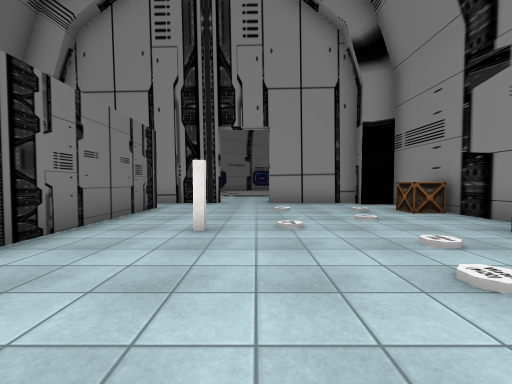
view 1 (above)

16 first-person views from a walk through a scene from a Unity 3-D project. The camera is 1.3 m above the floor, tilts 2° down and sees 90° across. The floor is counted in squares, 2 m on a side. Each view is taken from the middle of a square. On the plan, view 1 faces up. The plan holds only what a view shows up to about 9 squares ahead; the rest is blank. The place goes on beyond the plan. Door leaves are left out, so doorways stand open. Some surface patterns are stand-ins.

view 2
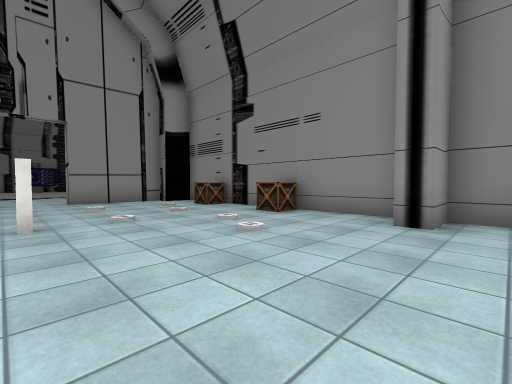

view 3
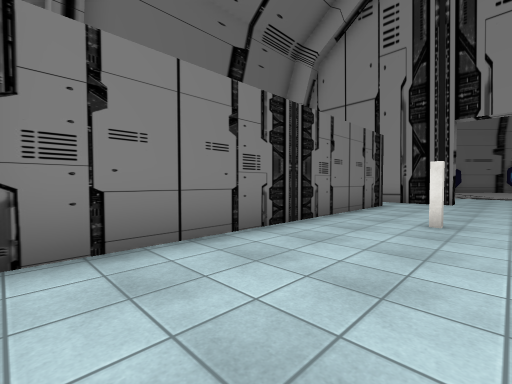

view 4
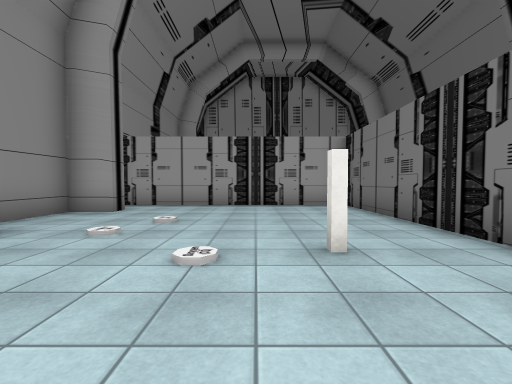

view 5
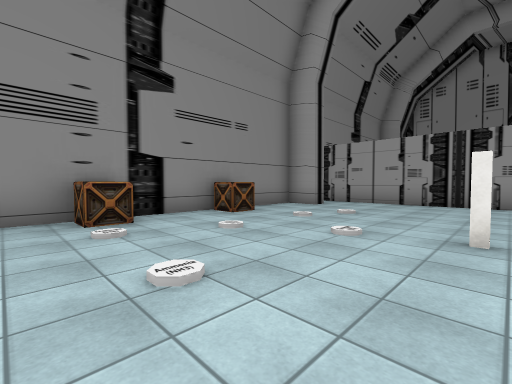

view 6
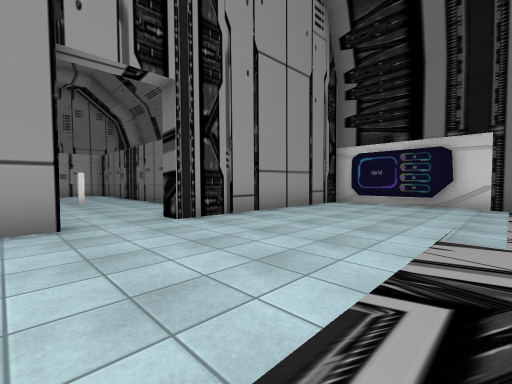

view 7
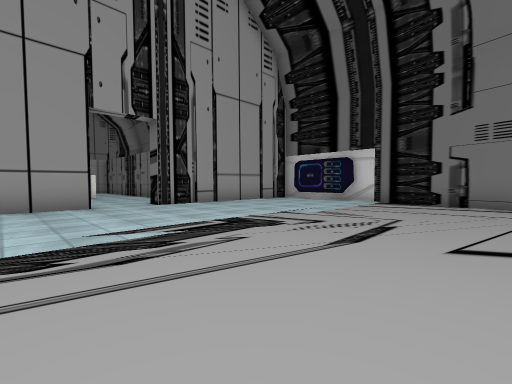

view 8
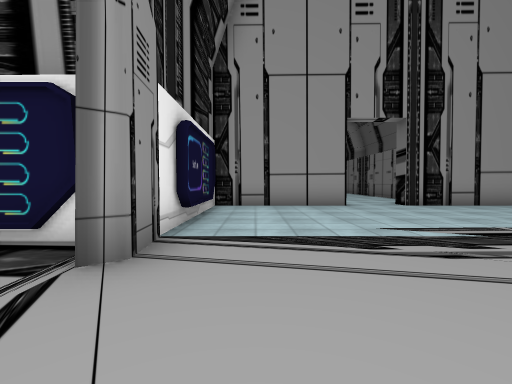

view 9
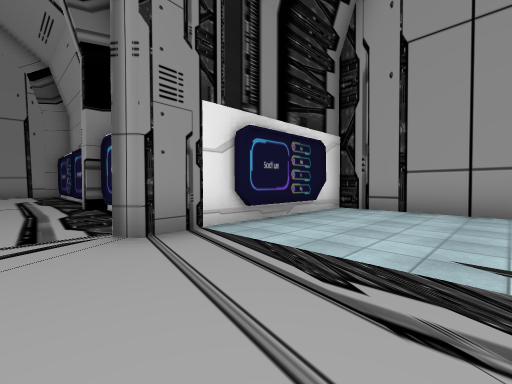

view 10
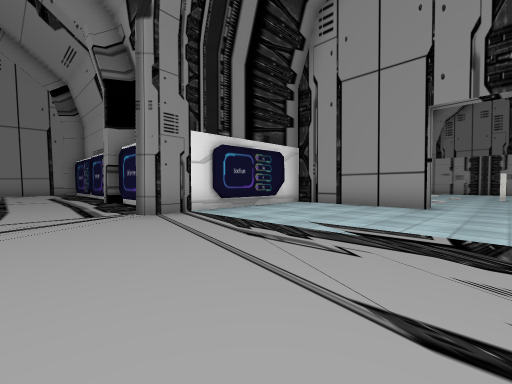

view 11
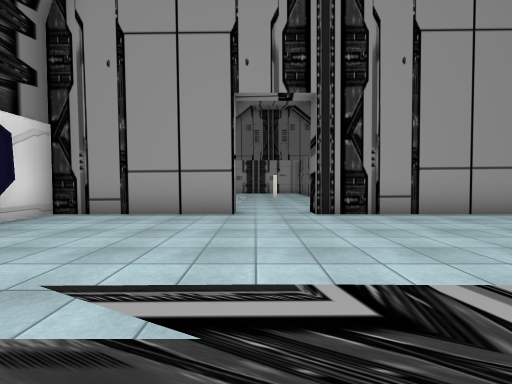

view 12
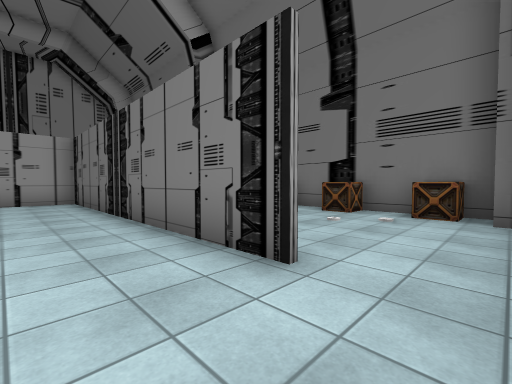

view 13
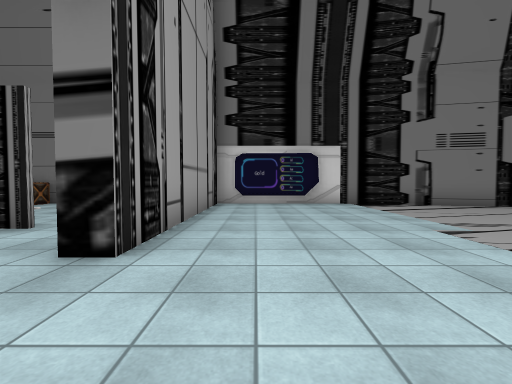

view 14
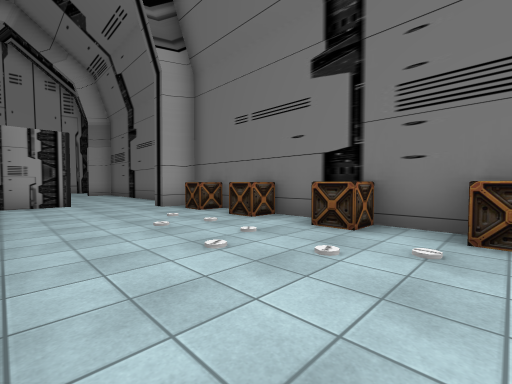

view 15
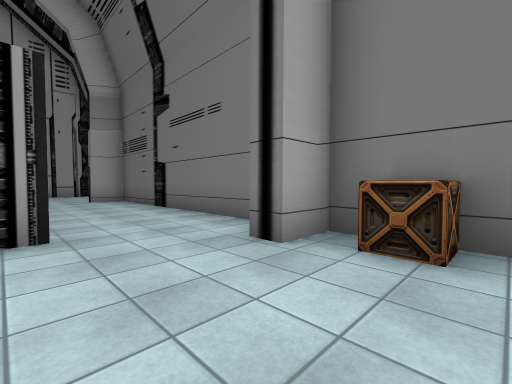

view 16
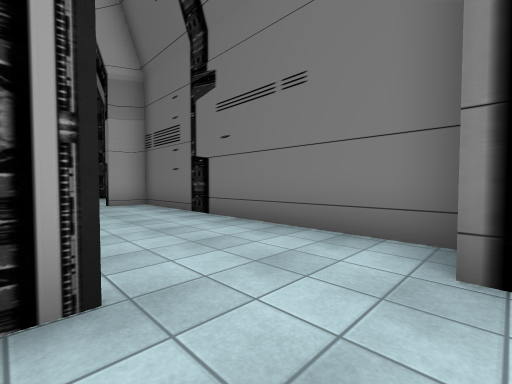

### Floor plan
Points are (right, up) in squares from view 1. A wall is a line through its corners. A room is listed if a view was taken in it or the views show most of it. See-through windows are left out.
Room 1 (views 1, 2, 3, 4, 5, 12)
walls: (4.1, 2.7) (3.4, 2.7) (3.4, 3.4) (4.1, 3.4); (4.1, 5.5) (3.4, 5.5) (3.4, 6.1) (4.1, 6.1); (4.2, -0.3) (3.4, -0.3) (3.4, 0.3) (4.2, 0.3); (4.2, -1.1) (4.2, 7.9); (-2.6, 6.9) (-2.6, -1.5) (3.9, -1.5); (3.4, 8.3) (0.4, 8.3) (0.4, 8.8); (-1.2, 8.8) (-1.2, 8.3) (-3.2, 8.3)
ways out: open door at (-0.3, 8.7) to room 2; opening at (-3, 7) to room 3
Room 2 (views 6, 7, 8, 9, 10, 11, 13)
walls: (0.4, 8.8) (4.2, 8.8) (4.2, 13.9) (4.4, 14.1); (5, 13.2) (8.2, 13.2); (4, 9.8) (4, 12.2); (4, 9.7) (3.9, 10.2); (-6.9, 12) (-6.9, 11.5); (-7.1, 12.8) (-7.1, 8.8) (-1.2, 8.8); (-6.3, 16.6) (-7.1, 12.6); (8.2, 13.5) (8.8, 13.5)
ways out: open door at (-0.3, 8.7) to room 1
Room 3 (views 14, 15, 16)
walls: (-4.4, -1.5) (-2.9, -1.5); (-7.1, -6.9) (-7.1, -7.9) (-6.1, -7.9); (-7.1, -0.2) (-7.1, -1); (-7.1, 1.7) (-6.4, 1.7) (-6.4, 0.9); (-7.1, 3.6) (-6.4, 3.6) (-6.4, 2.8); (-7.1, 5.5) (-6.4, 5.5) (-6.4, 4.8); (-6.4, 7.4) (-6.4, 6.6); (-7.1, 7.9) (-7.1, 0.3) (-6.1, 0.3) (-6.1, -0.2)
ways out: opening at (-3, 7) to room 1

Where each view was taken, in squares from view 1:
view 1: 0 up, 0 right, facing up
view 2: 1 down, 1 left, facing up-right
view 3: 1 down, 0 right, facing up-left
view 4: 6 up, 0 right, facing down
view 5: 7 up, 1 left, facing down-right
view 6: 13 up, 1 right, facing down-left
view 7: 16 up, 2 right, facing down-left
view 8: 16 up, 3 right, facing down
view 9: 15 up, 1 right, facing down-right
view 10: 16 up, 1 left, facing down-right
view 11: 14 up, 0 right, facing down
view 12: 8 up, 1 left, facing down-left
view 13: 10 up, 1 right, facing left
view 14: 7 up, 3 left, facing down-left
view 15: 2 up, 4 left, facing down-left
view 16: 0 up, 4 left, facing down-left
